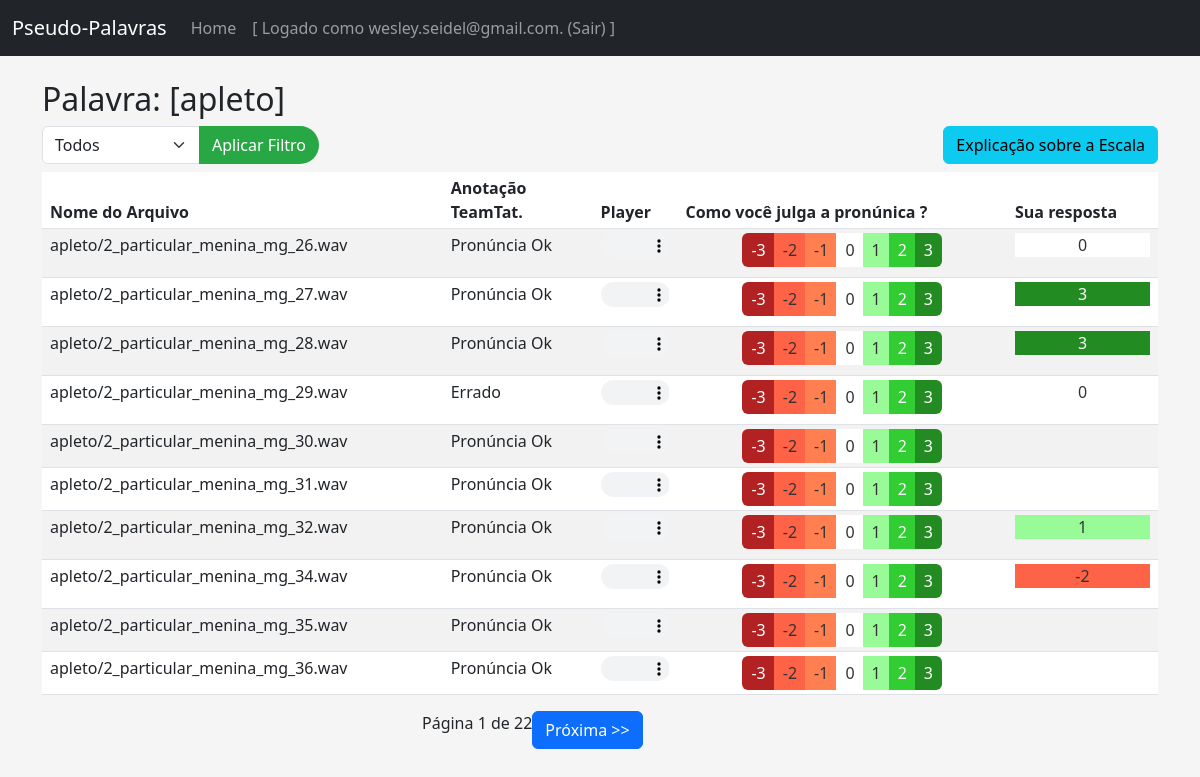
/wavfiles/apleto (signed in), run on the app's committed database.
### tables this page shows
CREATE TABLE users (
    id INTEGER PRIMARY KEY AUTOINCREMENT,
    username TEXT UNIQUE NOT NULL,
    password_hash TEXT NOT NULL
);

CREATE TABLE wav_data (
    wav_file TEXT PRIMARY KEY,
    palavra TEXT,
    falado TEXT,
    tipo TEXT,
    is_error INTEGER,
    docid TEXT
);

CREATE TABLE user_choices (
    wav_file TEXT,
    username TEXT,
    user_choice TEXT,
    UNIQUE (wav_file, username)  -- Define uma restrição UNIQUE nas colunas wav_file e username
);

### app.py (the view)
@app.route('/wavfiles/<palavra>')
@login_required
def wav_files(palavra):
    filter_type = request.args.get('filter_type')
    conn = sqlite3.connect(DB_NAME)
    cursor = conn.cursor()
    username = current_user.username  # Obtém o username do usuário logado
    page = request.args.get('page', 1, type=int)  # Página atual, padrão é 1
    page_size = 10  # Número de registros por página
    offset = (page - 1) * page_size  # Cálculo para o deslocamento
    sql_filter = ''
    if filter_type:
        sql_filter = f"JOIN wav_file_to_check ON wav_file_to_check.wav_file = wav_data.wav_file AND wav_file_to_check.filter = '{filter_type}'"
    sql = f'''
    SELECT wav_data.wav_file, wav_data.palavra, wav_data.falado, wav_data.tipo, wav_data.is_error, wav_data.docid, user_choices.user_choice
    FROM wav_data
    {sql_filter}
    LEFT JOIN user_choices ON wav_data.wav_file = user_choices.wav_file AND user_choices.username = ?
    WHERE wav_data.palavra = ?
    ORDER BY wav_data.wav_file
        LIMIT ? OFFSET ?
    '''
    print(sql)
    cursor.execute(sql, (username, palavra, page_size, offset))
    wav_files = cursor.fetchall()
    cursor.execute(f"""
        SELECT COUNT(*)
        FROM wav_data
        {sql_filter}
        WHERE wav_data.palavra = ?
    """, (palavra,))
    total_items = cursor.fetchone()[0]
    total_pages = (total_items + page_size - 1) // page_size  # Total de páginas (arredondando para cima)
    sql = f'select distinct filter from wav_file_to_check'
    cursor.execute(sql)
    filters = cursor.fetchall()
    conn.close()
    print( "page..........: ", page )
    print( "page_size.....: ", page_size )
    print( "offset........: ", offset )
    print( "total_items...: ", total_items )
    print( "total_pages...: ", total_pages )
    return render_template('wavfiles.html',
                        wav_files=wav_files,
                        page=page,
                        total_pages=total_pages,
                        palavra=palavra,
                        filter_type=filter_type,
                        filters=filters)

### app.py (called while the page is built)
@login_manager.user_loader
def load_user(user_id):
    conn = sqlite3.connect(DB_NAME)
    cursor = conn.cursor()
    cursor.execute("SELECT id, username, password_hash FROM users WHERE id = ?", (user_id,))
    user_data = cursor.fetchone()
    conn.close()
    if user_data:
        return User(*user_data)
    return None

### templates/wavfiles.html (shortened to what this page needs)
{% extends "base.html" %}
{% block content %}
<h2>Palavra: [{{ palavra }}]</h2>
<div class="d-flex justify-content-between mb-2">
    <div>
        <form method="get" action="{{ url_for('wav_files', palavra=palavra) }}">
            <div class="input-group">
            <select name="filter_type" id="filter_type" class="form-select"  >
                <option value="">Todos</option>
            </select>
              <button type="submit" class="btn btn-custom">Aplicar Filtro</button>
            </div>
        </form>
    </div>
    <button type="button" class="btn btn-info" data-bs-toggle="modal" data-bs-target="#escalaModal">
        Explicação sobre a Escala
    </button>
</div>
<table class="tablecondensed table table-striped table-sm">
    <thead>
        <tr>
            <th>Nome do Arquivo</th>
            <th>Anotação<br>TeamTat.</th>
            <th>Player</th>
            <th>Como você julga a pronúnica ?</th>
            <th>Sua resposta</th>
        </tr>
    </thead>
    <tbody>
        {% for wav_file, palavra, falado, tipo, is_error, docid, user_choice in wav_files %}
        <tr>
            <td>{{ wav_file }}</td>
            <td>{{ 'Errado' if is_error == 'S' else 'Pronúncia Ok' }}</td>
            <td>
                <audio controls class="w-100">
                    <source src="{{ url_for('static', filename='wavs/' + wav_file) }}" type="audio/wav">
                </audio>
            </td>
            <td class="text-center">
                <div class="btn-group">
                    <button class="btn suave_-3" onclick="updateChoice('{{ wav_file }}', '-3', '{{ wav_file }}')">-3</button>
                    <button class="btn suave_-2" onclick="updateChoice('{{ wav_file }}', '-2', '{{ wav_file }}')">-2</button>
                    <button class="btn suave_-1" onclick="updateChoice('{{ wav_file }}', '-1', '{{ wav_file }}')">-1</button>
                    <button class="btn suave_0"  onclick="updateChoice('{{ wav_file }}', '0', '{{ wav_file }}')">0</button>
                    <button class="btn suave_1"  onclick="updateChoice('{{ wav_file }}', '1', '{{ wav_file }}')">1</button>
                    <button class="btn suave_2"  onclick="updateChoice('{{ wav_file }}', '2', '{{ wav_file }}')">2</button>
                    <button class="btn suave_3"  onclick="updateChoice('{{ wav_file }}', '3', '{{ wav_file }}')">3</button>
                </div>
            </td>
            <td class="text-center">
                <p class="suave_{{ user_choice }}" id="status-{{ wav_file }}">{{ user_choice if user_choice else '' }}</p>
            </td>
        </tr>
        {% endfor %}
    </tbody>
</table>
<div class="row justify-content-center">
    <div class="col-md-4">
        <div class="pagination">
            <span>    Página {{ page }} de {{ total_pages }}   </span>
            {% if page < total_pages %}
                <a href="{{ url_for('wav_files', palavra=palavra, page=page+1, filter_type=filter_type) }}" class="btn btn-primary">Próxima >> </a>
            {% endif %}
        </div>
    </div>
</div>
{% endblock %}

### templates/base.html (shortened to what this page needs)
<!DOCTYPE html>
<html lang="en">
<head>
    <link href="https://cdn.jsdelivr.net/npm/bootstrap@5.3.0/dist/css/bootstrap.min.css" rel="stylesheet">
</head>
<body>
    <nav class="navbar navbar-expand-lg navbar-dark bg-dark">
        <div class="container-fluid">
            <a class="navbar-brand" href="{{ url_for('home') }}">Pseudo-Palavras</a>
            <div class="collapse navbar-collapse">
                <ul class="navbar-nav me-auto">
                    <li class="nav-item">
                        <a class="nav-link" href="{{ url_for('home') }}">Home</a>
                    </li>
                    {% if current_user.is_authenticated %}
                    <li class="nav-item">
                        <a class="nav-link" href="{{ url_for('logout') }}">[ Logado como {{current_user.username}}. (Sair) ]</a>
                    </li>
                    {% else %}
                    <li class="nav-item">
                        <a class="nav-link" href="{{ url_for('login') }}">Login</a>
                    </li>
                    {% endif %}
                </ul>
            </div>
        </div>
    </nav>
    <div class="container mt-4">
        {% block content %}{% endblock %}
    </div>
</body>
</html>

### templates/base.html (style rules this page uses)
body { background-color: #f5f5f5; }
.table { background-color: #ffffff; }

### templates/wavfiles.html (style rules this page uses)
.suave_-3 { background-color: #B22222; color: #fff; }
.suave_-2 { background-color: #FF6347; color: #333; }
.suave_-1 { background-color: #FF7F50; color: #333; }
.suave_0 { background-color: #FFFFFF; color: #333; }
.suave_1 { background-color: #98FB98; color: #333; }
.suave_2 { background-color: #32CD32; color: #fff; }
.suave_3 { background-color: #228B22; color: #fff; }
.tablecondensed th, .tablecondensed td { padding: 4px 8px; */ }
.tablecondensed .btn-group .btn { padding: 4px 8px; */ }
.tablecondensed audio { height: 25px; }
.btn-custom { background-color: #28a745; color: white; border-radius: 20px; }

### data on the page
users: username "wesley.seidel@gmail.com"
wav_data: wav_file "apleto/2_particular_menina_mg_26.wav", is_error "Pronúncia Ok", user_choice "0"
wav_data: wav_file "apleto/2_particular_menina_mg_27.wav", is_error "Pronúncia Ok", user_choice "3"
wav_data: wav_file "apleto/2_particular_menina_mg_28.wav", is_error "Pronúncia Ok", user_choice "3"
wav_data: wav_file "apleto/2_particular_menina_mg_29.wav", is_error "Errado", user_choice "0"
wav_data: wav_file "apleto/2_particular_menina_mg_30.wav", is_error "Pronúncia Ok"
wav_data: wav_file "apleto/2_particular_menina_mg_31.wav", is_error "Pronúncia Ok"
wav_data: wav_file "apleto/2_particular_menina_mg_32.wav", is_error "Pronúncia Ok", user_choice "1"
wav_data: wav_file "apleto/2_particular_menina_mg_34.wav", is_error "Pronúncia Ok", user_choice "-2"
wav_data: wav_file "apleto/2_particular_menina_mg_35.wav", is_error "Pronúncia Ok"
wav_data: wav_file "apleto/2_particular_menina_mg_36.wav", is_error "Pronúncia Ok"

### other printed values
{{ palavra }} "apleto"
{{ page }} "1"
{{ total_pages }} "22"
